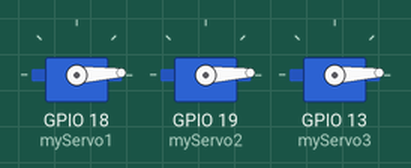
A sketch run on a simulated ESP32. On the bench: 3 × servo. What the sketch prints to the serial monitor is not drawn.

Above: at 0.05 s.
At 0.65 s:
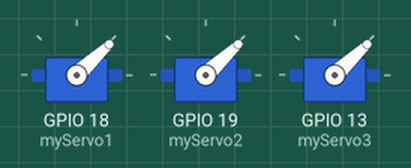
At 1.1 s:
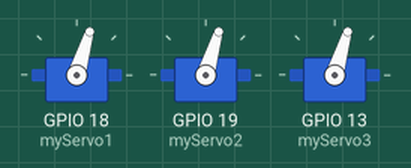
At 2.15 s:
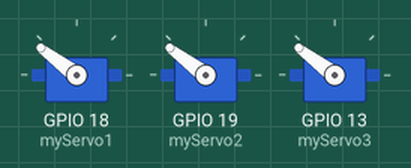
At 3.2 s:
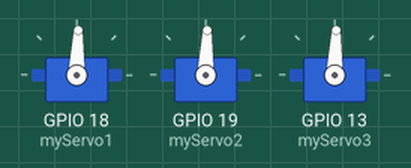
At 4.3 s:
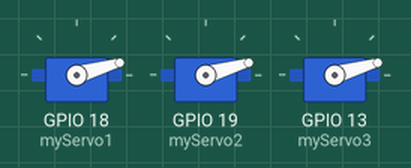
Timing chart, 0 to 5.9 s (numbered marks = the images above):
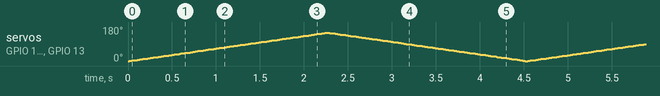

The sketch:

3servo.ino
```cpp
#include <ESP32Servo.h> // ספריית סרוו עבור ESP32

// הגדרת פיני ה-GPIO שאליהם מחוברים מנועי הסרוו
// ודא שפינים אלו תואמים את החיבורים הפיזיים שלך!
#define SERVO1_PIN 18 // סרוו 1 מחובר ל-GPIO18
#define SERVO2_PIN 19 // סרוו 2 מחובר ל-GPIO19
#define SERVO3_PIN 13 // סרוו 3 מחובר ל-GPIO21

// יצירת אובייקטים לכל מנוע סרוו
// לכל מנוע סרוו שתחבר, צור אובייקט Servo חדש
Servo myServo1;
Servo myServo2;
Servo myServo3;

void setup() {
  Serial.begin(115200); // אתחול תקשורת טורית למחשב לצורך הדפסת הודעות

  Serial.println("אתחול מנועי סרוו...");
  myServo1.attach(18);
  myServo2.attach(19);
  myServo3.attach(13);

  myServo1.write(0);
  myServo2.write(0);
  myServo3.write(0);


}

void loop() {
  // לולאה ראשונה: מזיזה את הסרוואים מ-0 ל-180 מעלות (או חלק מזה)
  for (int pos = 0; pos <= 150; pos += 1) { // הלולאה סופרת מ-0 עד 180 בצעדים של 1
    myServo1.write(pos);                     // סרוו 1 נע מ-0 ל-180 מעלות
    myServo2.write(pos);               // סרוו 2 נע מ-180 ל-0 מעלות (בכיוון הפוך)
    myServo3.write(pos);                 // סרוו 3 נע מ-0 ל-90 מעלות (חצי טווח, איטי יותר)
    delay(15); // השהיה קצרה (15 אלפיות השנייה) לייצוב תנועת הסרוו
  }

  // לולאה שנייה: מזיזה את הסרוואים מ-180 ל-0 מעלות (או חלק מזה)
  for (int pos = 150; pos >= 0; pos -= 1) { // הלולאה סופרת מ-180 עד 0 בצעדים של 1
    myServo1.write(pos);
    myServo2.write( pos);
    myServo3.write(pos);
    delay(15);
  }
}
```
